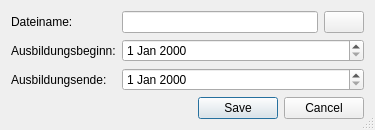
<?xml version="1.0" encoding="UTF-8"?>
<ui version="4.0">
 <class>newDatabaseDialog</class>
 <widget class="QDialog" name="newDatabaseDialog">
  <property name="windowModality">
   <enum>Qt::ApplicationModal</enum>
  </property>
  <property name="geometry">
   <rect>
    <x>0</x>
    <y>0</y>
    <width>375</width>
    <height>129</height>
   </rect>
  </property>
  <property name="sizePolicy">
   <sizepolicy hsizetype="Preferred" vsizetype="Preferred">
    <horstretch>0</horstretch>
    <verstretch>0</verstretch>
   </sizepolicy>
  </property>
  <property name="minimumSize">
   <size>
    <width>375</width>
    <height>0</height>
   </size>
  </property>
  <property name="windowTitle">
   <string>Neues Berichtsheft erstellen</string>
  </property>
  <property name="windowIcon">
   <iconset resource="resources.qrc">
    <normaloff>:/images/images/document-new.png</normaloff>:/images/images/document-new.png</iconset>
  </property>
  <property name="sizeGripEnabled">
   <bool>true</bool>
  </property>
  <property name="modal">
   <bool>true</bool>
  </property>
  <layout class="QVBoxLayout" name="verticalLayout">
   <item>
    <layout class="QGridLayout" name="gridLayout">
     <item row="0" column="0">
      <widget class="QLabel" name="label_3">
       <property name="text">
        <string>Dateiname:</string>
       </property>
       <property name="buddy">
        <cstring>filePathButton</cstring>
       </property>
      </widget>
     </item>
     <item row="0" column="1">
      <widget class="QLineEdit" name="filePathEdit">
       <property name="focusPolicy">
        <enum>Qt::NoFocus</enum>
       </property>
       <property name="text">
        <string/>
       </property>
       <property name="readOnly">
        <bool>true</bool>
       </property>
      </widget>
     </item>
     <item row="0" column="2">
      <widget class="QPushButton" name="filePathButton">
       <property name="text">
        <string/>
       </property>
       <property name="icon">
        <iconset resource="resources.qrc">
         <normaloff>:/images/images/document-open.png</normaloff>:/images/images/document-open.png</iconset>
       </property>
      </widget>
     </item>
     <item row="1" column="0">
      <widget class="QLabel" name="label">
       <property name="text">
        <string>Ausbildungsbeginn:</string>
       </property>
       <property name="buddy">
        <cstring>dateStart</cstring>
       </property>
      </widget>
     </item>
     <item row="1" column="1" colspan="2">
      <widget class="QDateEdit" name="dateStart"/>
     </item>
     <item row="2" column="0">
      <widget class="QLabel" name="label_2">
       <property name="text">
        <string>Ausbildungsende:</string>
       </property>
       <property name="buddy">
        <cstring>dateEnd</cstring>
       </property>
      </widget>
     </item>
     <item row="2" column="1" colspan="2">
      <widget class="QDateEdit" name="dateEnd"/>
     </item>
    </layout>
   </item>
   <item>
    <widget class="QDialogButtonBox" name="buttonBox">
     <property name="orientation">
      <enum>Qt::Horizontal</enum>
     </property>
     <property name="standardButtons">
      <set>QDialogButtonBox::Cancel|QDialogButtonBox::Save</set>
     </property>
    </widget>
   </item>
  </layout>
 </widget>
 <tabstops>
  <tabstop>filePathButton</tabstop>
  <tabstop>dateStart</tabstop>
  <tabstop>dateEnd</tabstop>
  <tabstop>buttonBox</tabstop>
  <tabstop>filePathEdit</tabstop>
 </tabstops>
 <resources>
  <include location="resources.qrc"/>
 </resources>
 <connections>
  <connection>
   <sender>buttonBox</sender>
   <signal>accepted()</signal>
   <receiver>newDatabaseDialog</receiver>
   <slot>accept()</slot>
   <hints>
    <hint type="sourcelabel">
     <x>227</x>
     <y>116</y>
    </hint>
    <hint type="destinationlabel">
     <x>157</x>
     <y>135</y>
    </hint>
   </hints>
  </connection>
  <connection>
   <sender>buttonBox</sender>
   <signal>rejected()</signal>
   <receiver>newDatabaseDialog</receiver>
   <slot>reject()</slot>
   <hints>
    <hint type="sourcelabel">
     <x>295</x>
     <y>122</y>
    </hint>
    <hint type="destinationlabel">
     <x>286</x>
     <y>135</y>
    </hint>
   </hints>
  </connection>
 </connections>
</ui>
